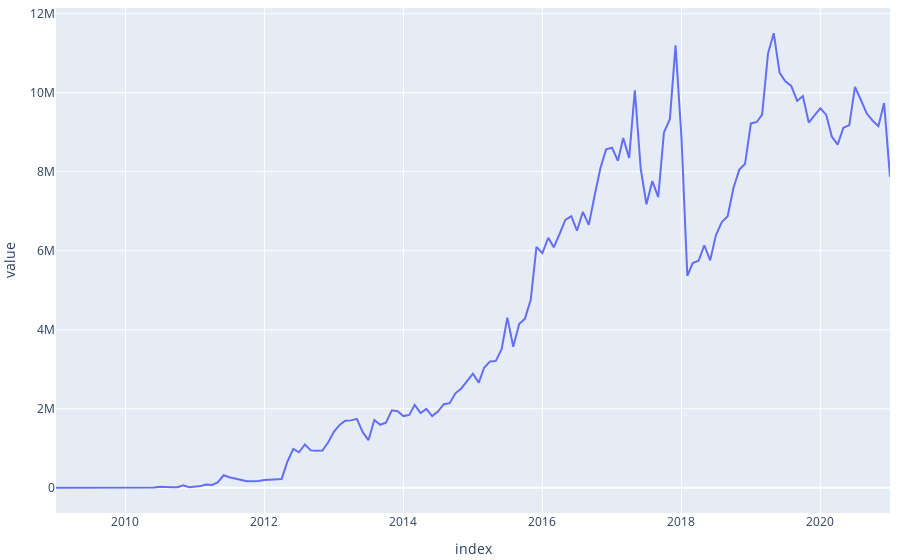
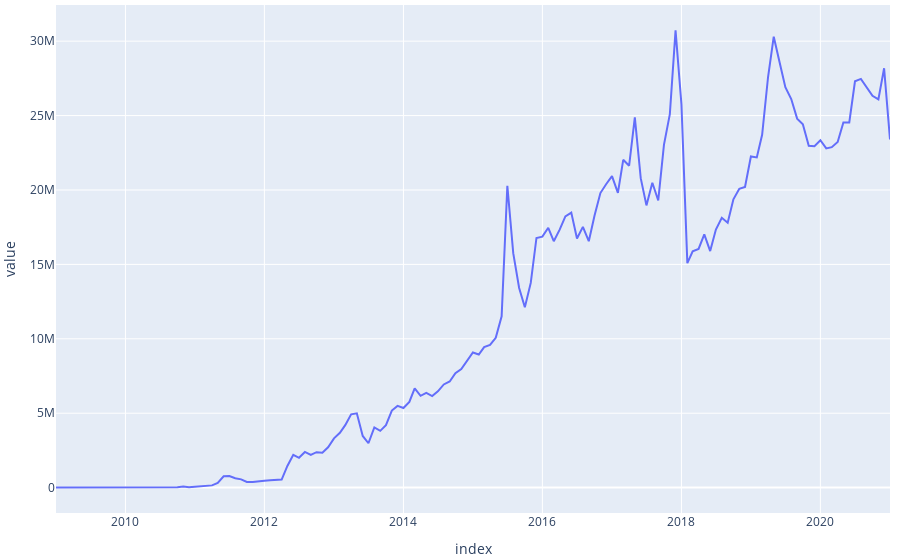
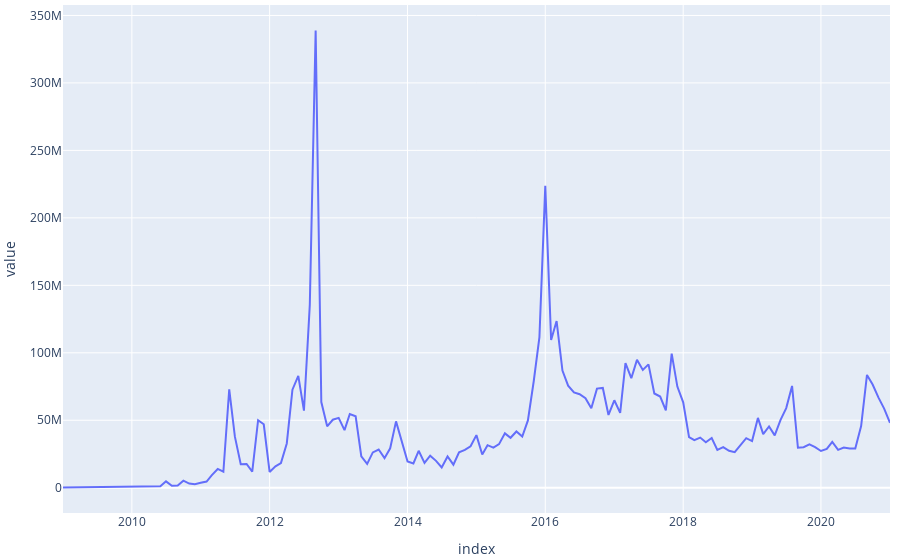
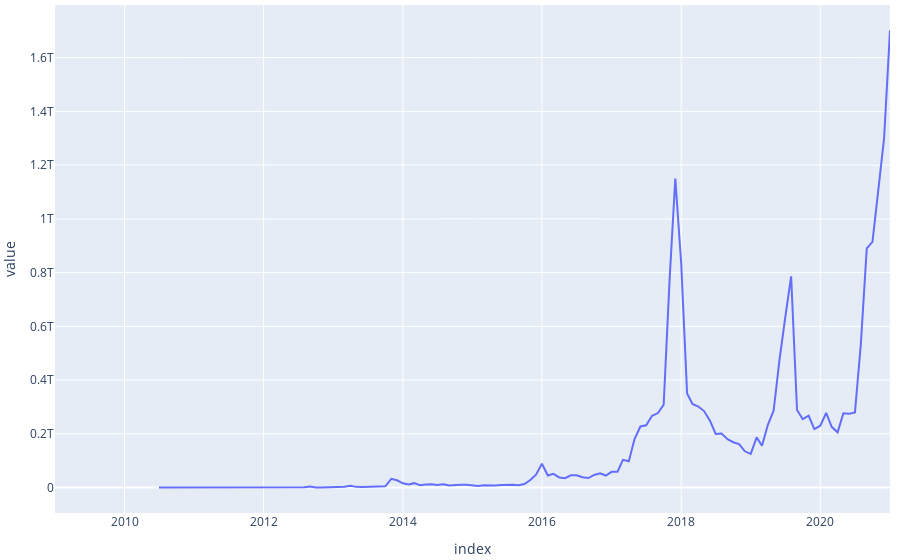

The cell these charts' notebook holds for them, in order:
### Code cell
for name in ["nb_transactions","nb_outputs","sum_btc","sum_USD","mining_btc","nb_mining_outputs","PriceUSD","nb_unspent","spending_time"]:
    fig =monthly[[name]].plot.line()
    fig=write_formated_plot(fig,output_dir+name+".html")
    #fig.show()

### Figure 1 — Plotly figure (JSON) as saved in the notebook; plotly's stock layout.template omitted (floating-point values rounded to 4 significant figures; data arrays with more than 128 entries replaced by an {"elided": "..."} marker saying what was removed)
{"data": [{"hovertemplate": "variable=nb_transactions<br>index=%{x}<br>value=%{y}<extra></extra>", "legendgroup": "nb_transactions", "line": {"color": "#636efa", "dash": "solid"}, "mode": "lines", "name": "nb_transactions", "orientation": "v", "showlegend": true, "type": "scatter", "x": {"elided": "145 str values"}, "xaxis": "x", "y": {"elided": "145 int values"}, "yaxis": "y"}], "layout": {"hovermode": "x unified", "legend": {"title": {"text": "variable"}, "tracegroupgap": 0}, "margin": {"b": 5, "l": 10, "r": 10, "t": 5}, "showlegend": false, "xaxis": {"anchor": "y", "domain": [0, 1], "title": {"text": "index"}}, "yaxis": {"anchor": "x", "domain": [0, 1], "title": {"text": "value"}}}}

### Figure 2 — Plotly figure (JSON) as saved in the notebook; plotly's stock layout.template omitted (floating-point values rounded to 4 significant figures; data arrays with more than 128 entries replaced by an {"elided": "..."} marker saying what was removed)
{"data": [{"hovertemplate": "variable=nb_outputs<br>index=%{x}<br>value=%{y}<extra></extra>", "legendgroup": "nb_outputs", "line": {"color": "#636efa", "dash": "solid"}, "mode": "lines", "name": "nb_outputs", "orientation": "v", "showlegend": true, "type": "scatter", "x": {"elided": "145 str values"}, "xaxis": "x", "y": {"elided": "145 int values"}, "yaxis": "y"}], "layout": {"hovermode": "x unified", "legend": {"title": {"text": "variable"}, "tracegroupgap": 0}, "margin": {"b": 5, "l": 10, "r": 10, "t": 5}, "showlegend": false, "xaxis": {"anchor": "y", "domain": [0, 1], "title": {"text": "index"}}, "yaxis": {"anchor": "x", "domain": [0, 1], "title": {"text": "value"}}}}

### Figure 3 — Plotly figure (JSON) as saved in the notebook; plotly's stock layout.template omitted (floating-point values rounded to 4 significant figures; data arrays with more than 128 entries replaced by an {"elided": "..."} marker saying what was removed)
{"data": [{"hovertemplate": "variable=sum_btc<br>index=%{x}<br>value=%{y}<extra></extra>", "legendgroup": "sum_btc", "line": {"color": "#636efa", "dash": "solid"}, "mode": "lines", "name": "sum_btc", "orientation": "v", "showlegend": true, "type": "scatter", "x": {"elided": "145 str values"}, "xaxis": "x", "y": {"elided": "145 float values"}, "yaxis": "y"}], "layout": {"hovermode": "x unified", "legend": {"title": {"text": "variable"}, "tracegroupgap": 0}, "margin": {"b": 5, "l": 10, "r": 10, "t": 5}, "showlegend": false, "xaxis": {"anchor": "y", "domain": [0, 1], "title": {"text": "index"}}, "yaxis": {"anchor": "x", "domain": [0, 1], "title": {"text": "value"}}}}

### Figure 4 — Plotly figure (JSON) as saved in the notebook; plotly's stock layout.template omitted (floating-point values rounded to 4 significant figures; data arrays with more than 128 entries replaced by an {"elided": "..."} marker saying what was removed)
{"data": [{"hovertemplate": "variable=sum_USD<br>index=%{x}<br>value=%{y}<extra></extra>", "legendgroup": "sum_USD", "line": {"color": "#636efa", "dash": "solid"}, "mode": "lines", "name": "sum_USD", "orientation": "v", "showlegend": true, "type": "scatter", "x": {"elided": "145 str values"}, "xaxis": "x", "y": {"elided": "145 float values"}, "yaxis": "y"}], "layout": {"hovermode": "x unified", "legend": {"title": {"text": "variable"}, "tracegroupgap": 0}, "margin": {"b": 5, "l": 10, "r": 10, "t": 5}, "showlegend": false, "xaxis": {"anchor": "y", "domain": [0, 1], "title": {"text": "index"}}, "yaxis": {"anchor": "x", "domain": [0, 1], "title": {"text": "value"}}}}
